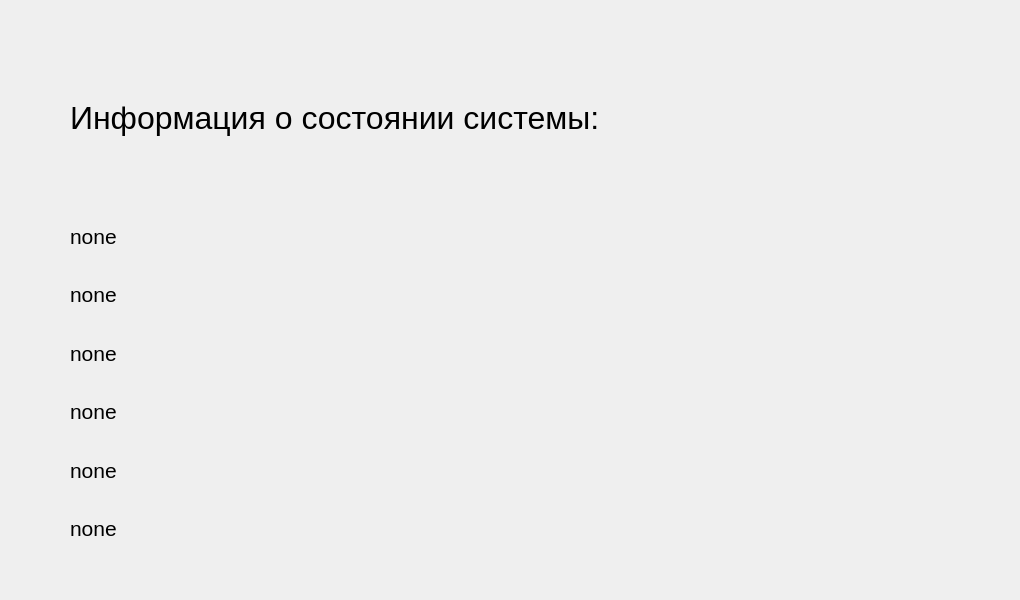
    <widget class="QWidget" name="page_Home">
     <widget class="QWidget" name="widget" native="true">
      <property name="geometry">
       <rect>
        <x>0</x>
        <y>60</y>
        <width>1011</width>
        <height>531</height>
       </rect>
      </property>
      <widget class="QWidget" name="layoutWidget">
       <property name="geometry">
        <rect>
         <x>70</x>
         <y>40</y>
         <width>661</width>
         <height>441</height>
        </rect>
       </property>
       <layout class="QVBoxLayout" name="verticalLayout_2">
        <item>
         <widget class="QLabel" name="InfoLab">
          <property name="font">
           <font>
            <pointsize>24</pointsize>
           </font>
          </property>
          <property name="text">
           <string>Информация о состоянии системы:</string>
          </property>
         </widget>
        </item>
        <item>
         <spacer name="verticalSpacer_8">
          <property name="orientation">
           <enum>Qt::Vertical</enum>
          </property>
          <property name="sizeHint" stdset="0">
           <size>
            <width>20</width>
            <height>40</height>
           </size>
          </property>
         </spacer>
        </item>
        <item>
         <spacer name="verticalSpacer_38">
          <property name="orientation">
           <enum>Qt::Vertical</enum>
          </property>
          <property name="sizeHint" stdset="0">
           <size>
            <width>20</width>
            <height>40</height>
           </size>
          </property>
         </spacer>
        </item>
        <item>
         <spacer name="verticalSpacer_13">
          <property name="orientation">
           <enum>Qt::Vertical</enum>
          </property>
          <property name="sizeHint" stdset="0">
           <size>
            <width>20</width>
            <height>40</height>
           </size>
          </property>
         </spacer>
        </item>
        <item>
         <widget class="QLabel" name="infoAllUser">
          <property name="font">
           <font>
            <pointsize>16</pointsize>
           </font>
          </property>
          <property name="text">
           <string>none</string>
          </property>
         </widget>
        </item>
        <item>
         <spacer name="verticalSpacer_9">
          <property name="orientation">
           <enum>Qt::Vertical</enum>
          </property>
          <property name="sizeHint" stdset="0">
           <size>
            <width>20</width>
            <height>40</height>
           </size>
          </property>
         </spacer>
        </item>
        <item>
         <widget class="QLabel" name="infoAllUid">
          <property name="font">
           <font>
            <pointsize>16</pointsize>
           </font>
          </property>
          <property name="text">
           <string>none</string>
          </property>
         </widget>
        </item>
        <item>
         <spacer name="verticalSpacer_10">
          <property name="orientation">
           <enum>Qt::Vertical</enum>
          </property>
          <property name="sizeHint" stdset="0">
           <size>
            <width>20</width>
            <height>40</height>
           </size>
          </property>
         </spacer>
        </item>
        <item>
         <widget class="QLabel" name="infoInDay">
          <property name="font">
           <font>
            <pointsize>16</pointsize>
           </font>
          </property>
          <property name="text">
           <string>none</string>
          </property>
         </widget>
        </item>
        <item>
         <spacer name="verticalSpacer_39">
          <property name="orientation">
           <enum>Qt::Vertical</enum>
          </property>
          <property name="sizeHint" stdset="0">
           <size>
            <width>20</width>
            <height>40</height>
           </size>
          </property>
         </spacer>
        </item>
        <item>
         <widget class="QLabel" name="infoInUserDay">
          <property name="font">
           <font>
            <pointsize>16</pointsize>
           </font>
          </property>
          <property name="text">
           <string>none</string>
          </property>
         </widget>
        </item>
        <item>
         <spacer name="verticalSpacer_11">
          <property name="orientation">
           <enum>Qt::Vertical</enum>
          </property>
          <property name="sizeHint" stdset="0">
           <size>
            <width>20</width>
            <height>40</height>
           </size>
          </property>
         </spacer>
        </item>
        <item>
         <widget class="QLabel" name="infoInUserWeek">
          <property name="font">
           <font>
            <pointsize>16</pointsize>
           </font>
          </property>
          <property name="text">
           <string>none</string>
          </property>
         </widget>
        </item>
        <item>
         <spacer name="verticalSpacer_12">
          <property name="orientation">
           <enum>Qt::Vertical</enum>
          </property>
          <property name="sizeHint" stdset="0">
           <size>
            <width>20</width>
            <height>40</height>
           </size>
          </property>
         </spacer>
        </item>
        <item>
         <widget class="QLabel" name="infoInUserMonth">
          <property name="font">
           <font>
            <pointsize>16</pointsize>
           </font>
          </property>
          <property name="text">
           <string>none</string>
          </property>
         </widget>
        </item>
       </layout>
      </widget>
     </widget>
    </widget>
